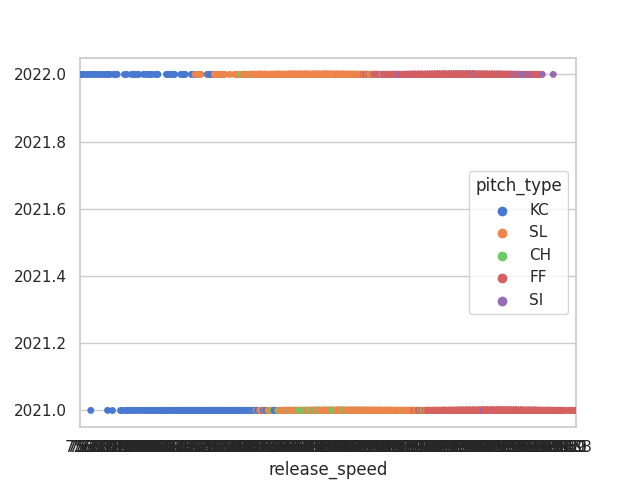

Generate this figure with Python:
import seaborn as sns
import matplotlib.pyplot as plt


def swarm(regular_season_pitch_data):
    sns.set_theme(style="whitegrid", palette="muted")

    # Load the penguins dataset
    # df = sns.load_dataset("penguins")

    # Draw a categorical scatterplot to show each observation
    ax = sns.swarmplot(data=regular_season_pitch_data, x="release_speed", y="year", hue="pitch_type")
    ax.set(ylabel="")

    plt.savefig("./src/afterhours/swarm.png")
